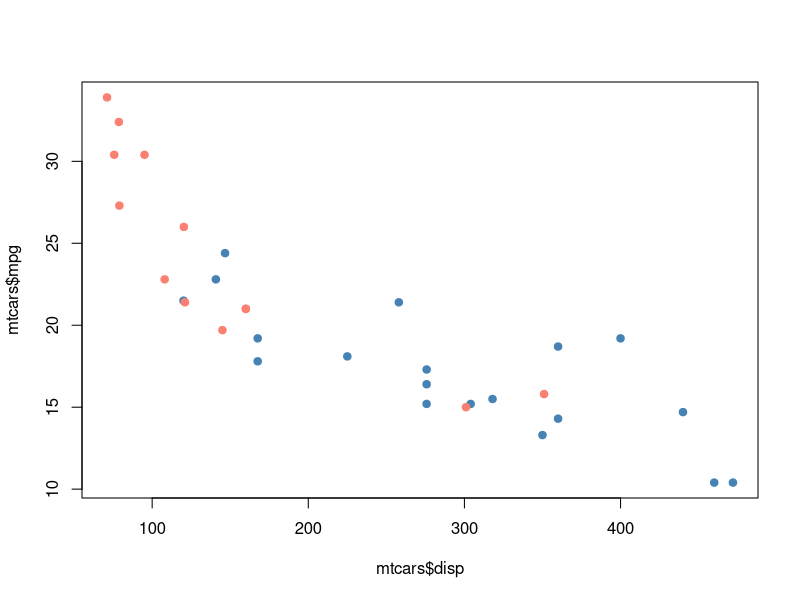
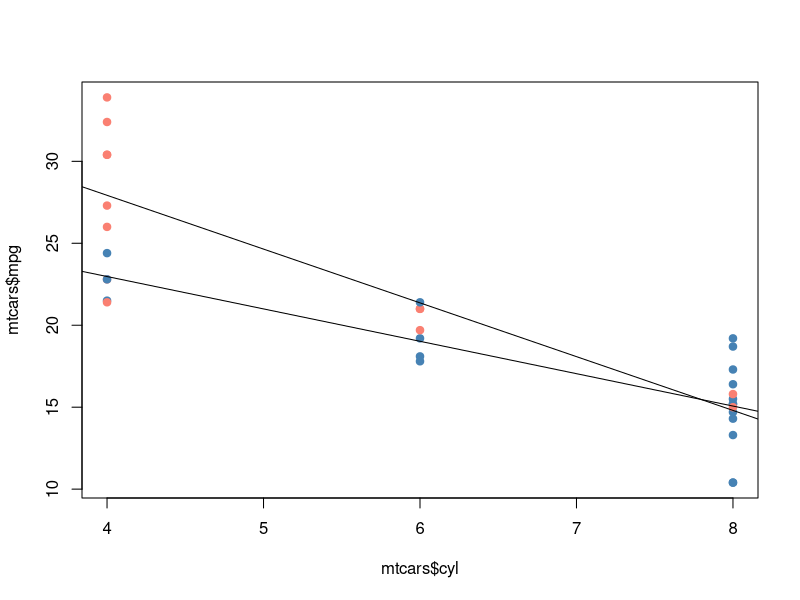
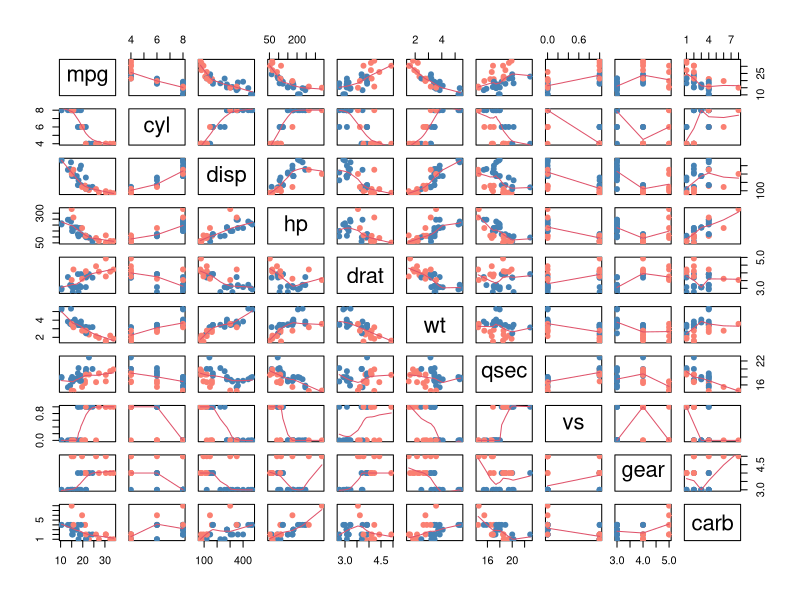
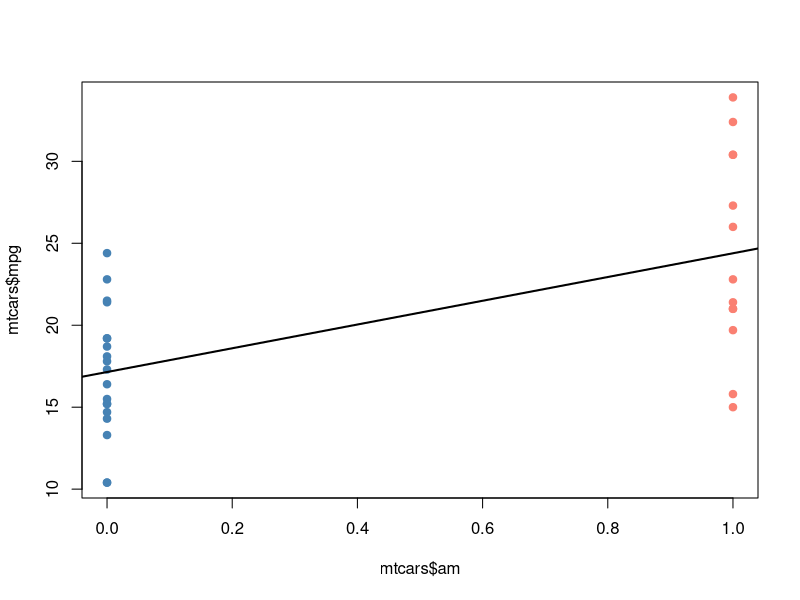

Write R code to recreate these figures, in order.
## ---- chunk 1
#qplot(mtcars$disp, mtcars$mpg, color=mtcars$am)
plot(mtcars$disp, mtcars$mpg, col=ifelse(mtcars$am==1, "salmon", "steelblue"), pch=19)
## ---- chunk 2
plot(mtcars$cyl, mtcars$mpg, col=ifelse(mtcars$am==1, "salmon", "steelblue"), pch=19)
abline(lm(mpg~cyl, data=subset(mtcars, mtcars$am==1)))
abline(lm(mpg~cyl, data=subset(mtcars, mtcars$am==0)))
## ---- chunk 3
lmtest <- lm(mpg~am*cyl + am*disp + am*hp + am*drat + am*wt + am*qsec + am*vs + am*gear + am*carb, data=mtcars)
summary(lmtest)
## ---- chunk 4
pairs(mtcars[,-9], panel=panel.smooth, col=ifelse(mtcars$am==1, "salmon", "steelblue"), pch=19)
## ---- chunk 5
plot(mtcars$am, mtcars$mpg, pch=19, col=ifelse(mtcars$am==1, "salmon", "steelblue"))
lmobvious <- lm(mpg~am, data=mtcars)
abline(lmobvious, lwd=2)
